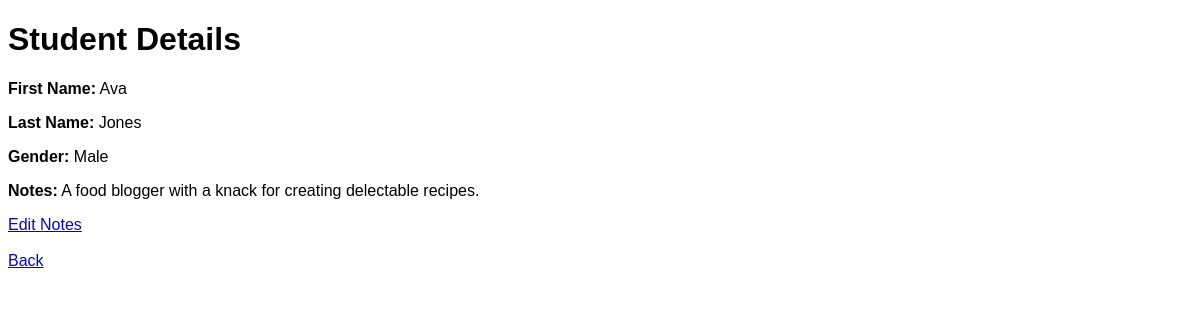
The app's page /details.php?id=1025 (signed in) with its own data.
### tables this page shows
CREATE TABLE `student_list` (
  `id` int(11) NOT NULL,
  `first_name` varchar(50) NOT NULL,
  `last_name` varchar(50) NOT NULL,
  `birth_day` varchar(10) NOT NULL,
  `added_at` datetime NOT NULL DEFAULT current_timestamp(),
  `gender` varchar(10) NOT NULL,
  `notes` text NOT NULL
);

### details.php (the view, shortened to what this page needs)
<?php
$con = connection();
if (isset($_GET['id'])) {
    $id = $_GET['id'];
    $sql = "SELECT * FROM student_list WHERE ID = '$id'";
    $result = $con->query($sql) or die($con->error);
    $row = $result->fetch_assoc();
}
?>
<!DOCTYPE html>
<html lang="en">
<head>
    <link rel="stylesheet" href="css/style.css">
</head>
<body>
    <h1>Student Details</h1>
    <p><strong>First Name:</strong>
        <?php echo $row['first_name']; ?>
    </p>
    <p><strong>Last Name:</strong>
        <?php echo $row['last_name']; ?>
    </p>
    <p><strong>Gender:</strong>
        <?php echo $row['gender']; ?>
    </p>
    <p><strong>Notes:</strong>
        <?php echo $row['notes']; ?>
    </p>
    <?php if ($_SESSION['Access'] === 'administrator') { ?>
        <a href="update_notes.php?id=<?php echo $id; ?>">Edit Notes</a>
    <?php } ?><br><br>
    <a href="index.php">Back</a>
</body>
</html>

### css/style.css (style rules this page uses)
body { font-family: "Arial"; }

### records on screen
student_list: first_name "Ava", last_name "Jones", gender "Male", notes "A food blogger with a knack for creating delectable recipes."
